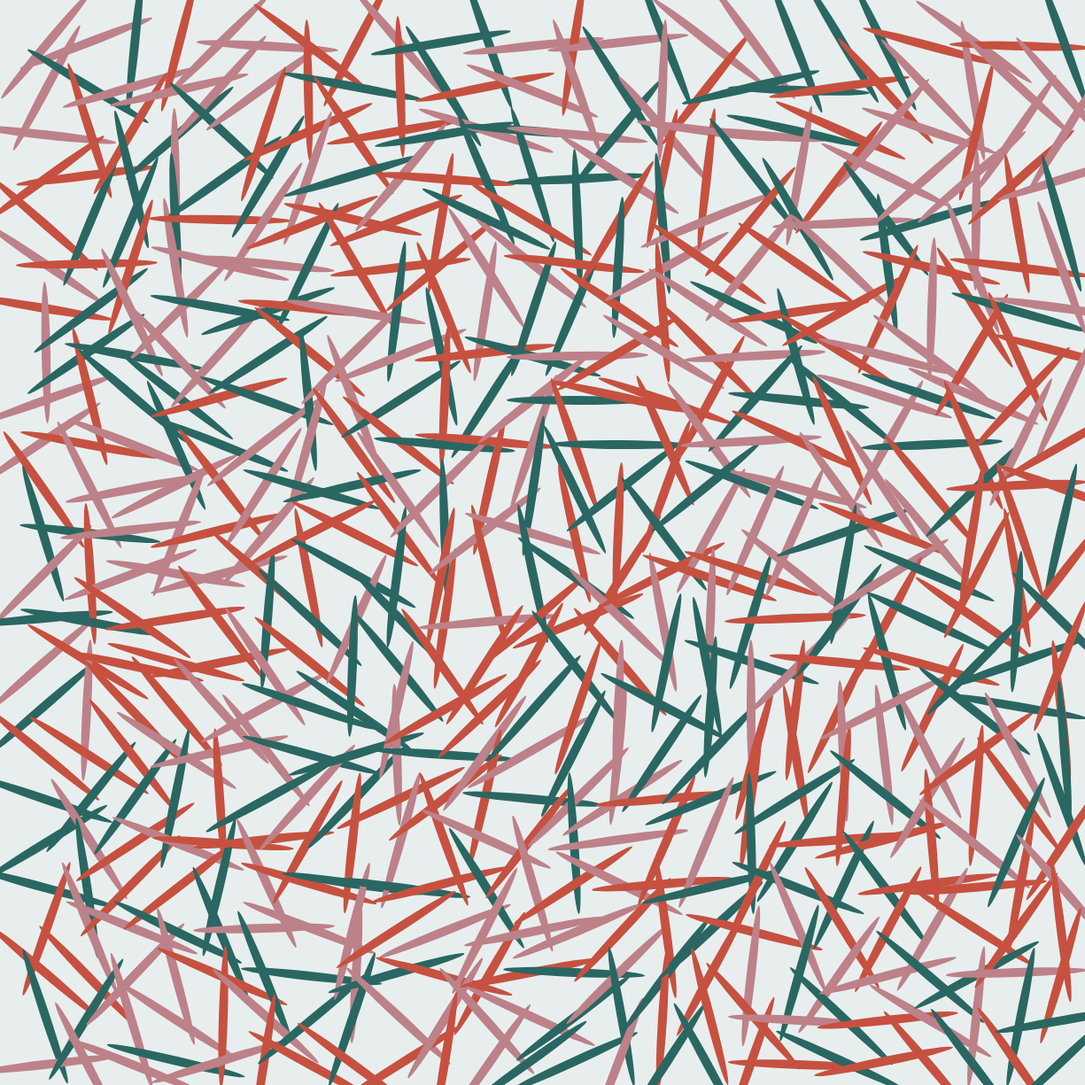
Frame 1 (no input)
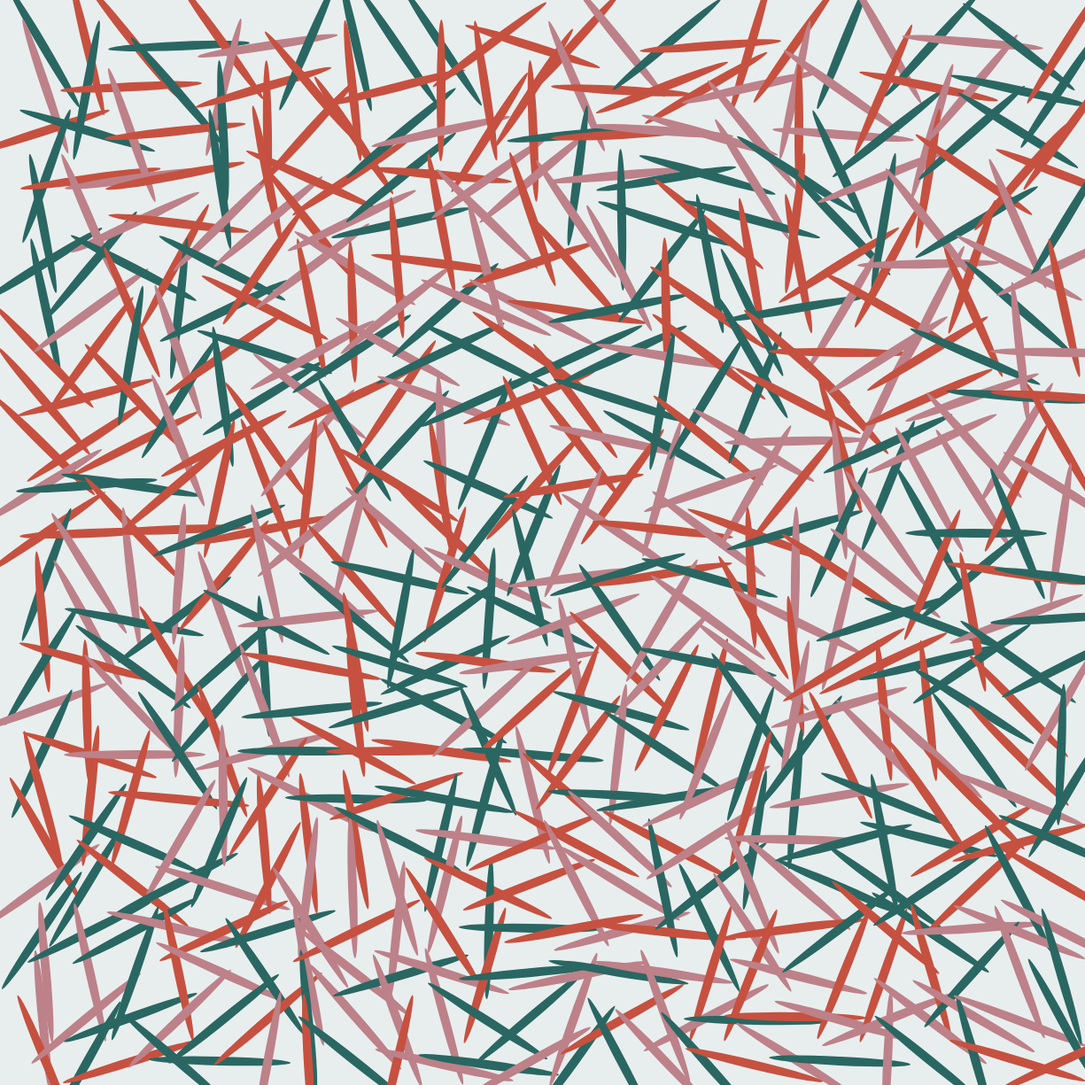
Frame 2 (the mouse pressed at the canvas centre, redrawn once)

The p5.js sketch that drew these frames (run headless with seeded random() and noise() and a simulated clock; the mouse was pressed at the canvas centre and the sketch redrawn once):

// p5.js sketch
// ── sketch.js
// My attemt of this art work 
// Title: Meules No. 7 (From the Homage to Monet's 
// "Meules" Series 
// Artist: Vera Molnar 
// Programmed in 1977 
// https://spalterdigital.com/artworks/meules-no-7/


function setup() {
  createCanvas(1225, 1225);
  noLoop();
}

function draw() {

  // matching the background color 
  // based on eyedropper tool 
  background(232,238,238);  

  // labeling the specific colors 
  // needed using eyedropper tool 
  // source: https://editor.p5js.org/allison.parrish/sketches/9mz4_ot5b
  const colors = [
    color(198, 81, 64),
    color(42, 103, 98),
    color(189,129,137)
    ];

  // push the grid out of the corner 
  translate(50,50);



  for (let x = 0; x < 24; x += 1) {
    for(let y = 0; y < 24; y += 1) {
      push();

      // move the lines closer to eachother
      translate(x * 50, y * 50);

      // get rid of the borders 
      noStroke();

      // fill colors randomly baseed 
      // on options of three colors 
      fill(random(colors));

      // make the lines rotate randomly
      rotate(random(360));

      // draw the bubble(???) lines
      ellipse (2,2, 160, 10);

      pop();
    }
  }

}
